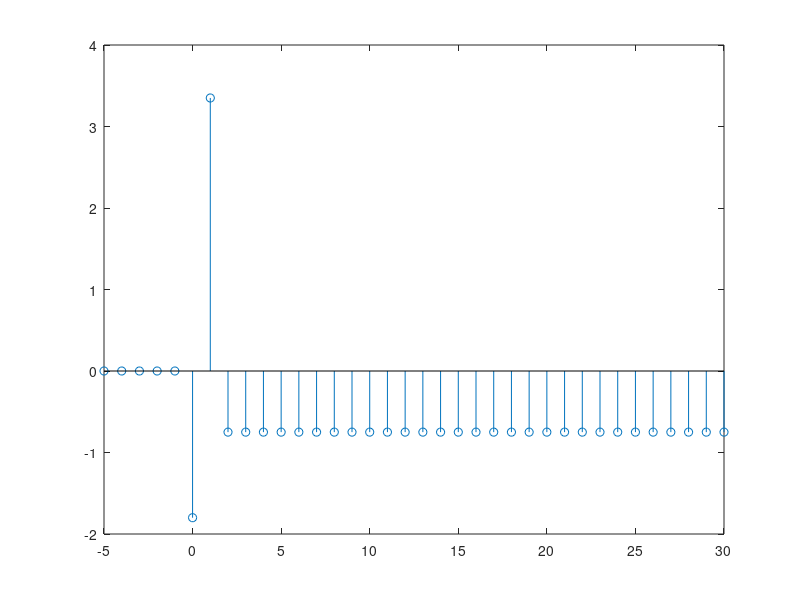

Source code (MATLAB):
% Class:            ECE 580, Digital Signal Processing 
% Assignment:       Lab Assignment 2, Problem 1
% Author:           Jonathan Gohl, Electrical Engineering M.S.E. Student
% University of Michigan Dearborn, Electrical and Computer Engineering
% email address:    jrgohl@umich.edu
% Author:           Joshua McCready, Electrical Engineering M.S.E. Student
% University of Michigan Dearborn, Electrical and Computer Engineering
% email address:    jmccread@umich.edu
% Month Year; Last revision: 21-June-2018

%% Table of Contents 
% 
% # Define variables
% # Create Signals
% # Filter Coeffiecent Setup
% # Part (a) x(n) = delta(n) 
% # Part (b) x(n) = u(n-3) 
% # Part (c) x(n) = u(n)u(-n+23)
% # Part (d) ramp(n)-ramp(n-23)
% 
%*****************************************************************
%define variables
n = [-5:30]';
a = [4 -10];
b = 1;
x = zeros(size(n));
x(n>=0) = 1;
y = zeros(size(n));
y(5) = 4;
y(4) = -10;

%create signals

ind_n = find(n==0);
lenx = length(x);

for i=ind_n:lenx
       
    ys(i) = 0.3.*y(i-1) + 0.4.*y(i-2) + x(i) + 0.75.*x(i-1) -2.5.*x(i-2);
end

stem(n,ys)
